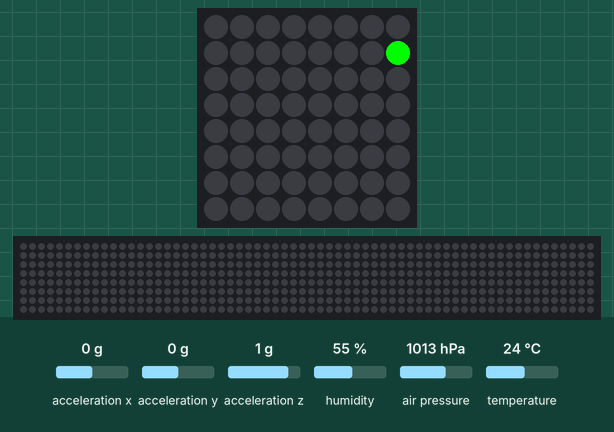
This program was run on a simulated Raspberry Pi (BCM pin numbers) with a Sense HAT. Shown: the Sense HAT's 8×8 RGB LED matrix, a strip that is not on the board, showing the scrolling text unrolled. Inputs (shaded band) come from the test bench; at power-on: acceleration x 0 g, acceleration y 0 g, acceleration z 1 g, humidity 55 %, air pressure 1013 hPa, temperature 24 °C. The 64×8 strip is a reading aid, not a part: it shows the text the matrix is scrolling, unrolled, one strip-width of it at a time. At 19.2 s the program stops and its outputs stay as they are.

Above: at 0.11 s.
At 3.58 s:
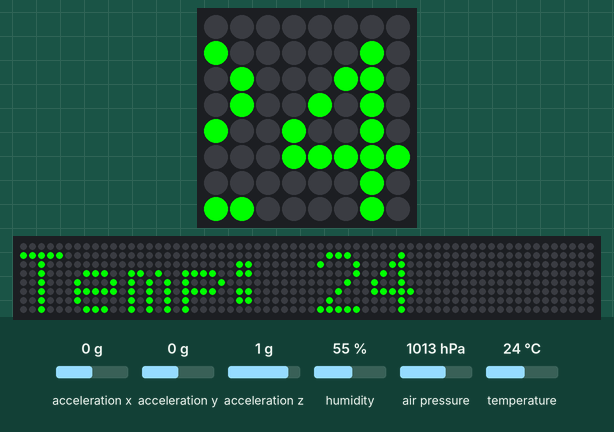
At 4.71 s:
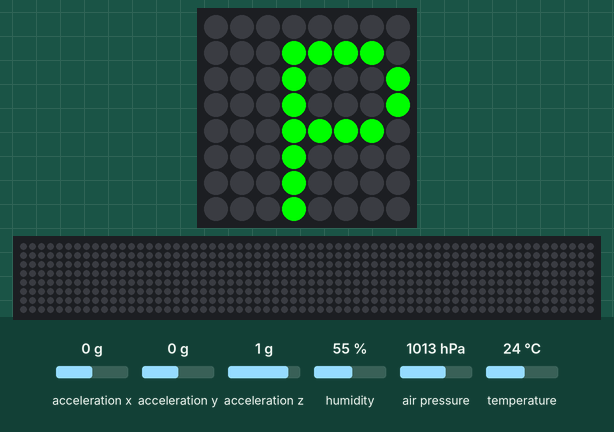
At 7.13 s:
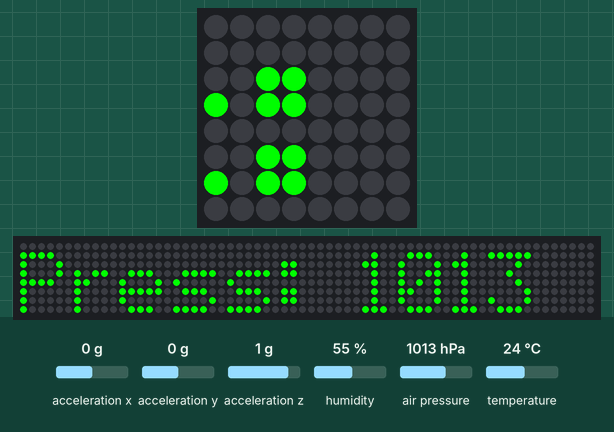
At 10.6 s:
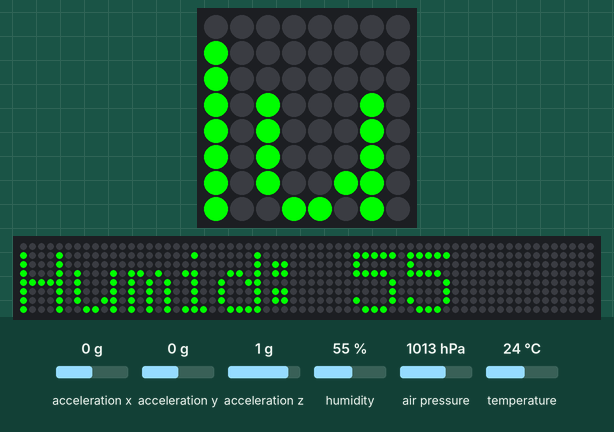
At 14.16 s:
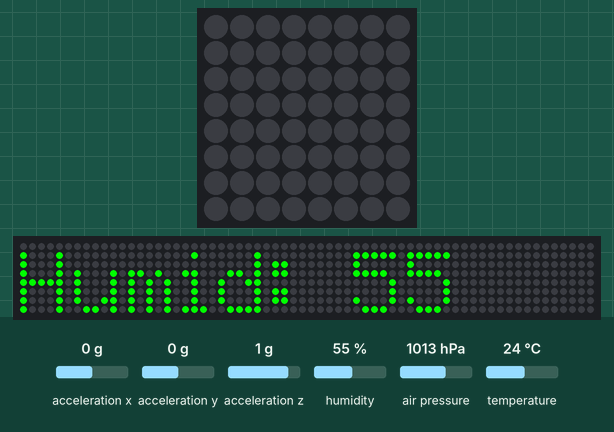

The program:

meteo.py
```python
from sense_emu import SenseHat
import time

# Initialize Sense HAT
sense = SenseHat()

def enmarche():
    # Define color variables
    vert = (0, 255, 0)
    rouge = (255, 0, 0)
    bleu = (0, 0, 255)

    # Read sensor values
    pression = sense.get_pressure()
    humidite = sense.get_humidity()
    temperature = sense.get_temperature()

    # Get accelerometer values
    x, y, z = sense.get_accelerometer_raw().values()
    x = abs(x)
    y = abs(y)
    z = abs(z)

    # Determine color based on temperature
    if temperature < 15:
        color = bleu
    elif 15 <= temperature <= 25:
        color = vert
    else:
        color = rouge

    # Display sensor values on LED matrix
    sense.show_message("Temp: %d" % int(temperature), text_colour=color, scroll_speed=0.08)
    sense.show_message("Press: %d" % int(pression), text_colour=color, scroll_speed=0.08)
    sense.show_message("Humid: %d" % int(humidite), text_colour=color, scroll_speed=0.08)

    # Pause to allow message to be read
    time.sleep(5)

# Call the function
enmarche()
```
